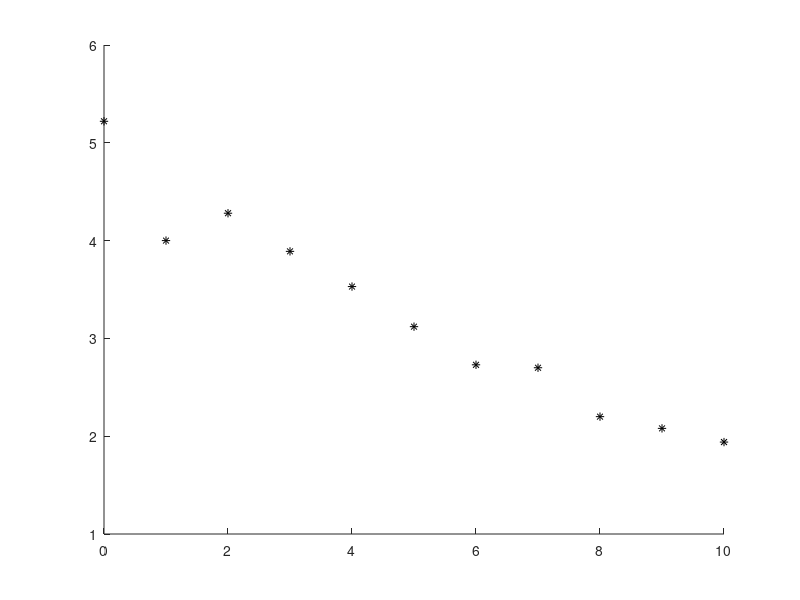

MATLAB code for this plot: (Note: this script raises an error after producing the figure.)
% Esercizio 4.22
%
% Autore: Tommaso Papini,
% Ultima modifica: 4 Novembre 2012, 11:12 CET

hold on
y = [5.22; 4.00; 4.28; 3.89; 3.53; 3.12; 2.73; 2.70; 2.20; 2.08; 1.94];
plot ((0:10) ,y, 'black *')
y = log(y);

A = [ ones(1 ,11)' , (0:10)'];
[y, r] = SistemaQR ( FattQR (A),y);
y (1)= exp(y (1));
y(2)= -y (2);
disp ('Soluzione :'), disp (y)
disp ('Residuo :'), disp (r)

plot ((0:10) , y (1)* exp(-y (2)*(0:10)))

legend ('punti ','polinomio ','Location ','Best ')